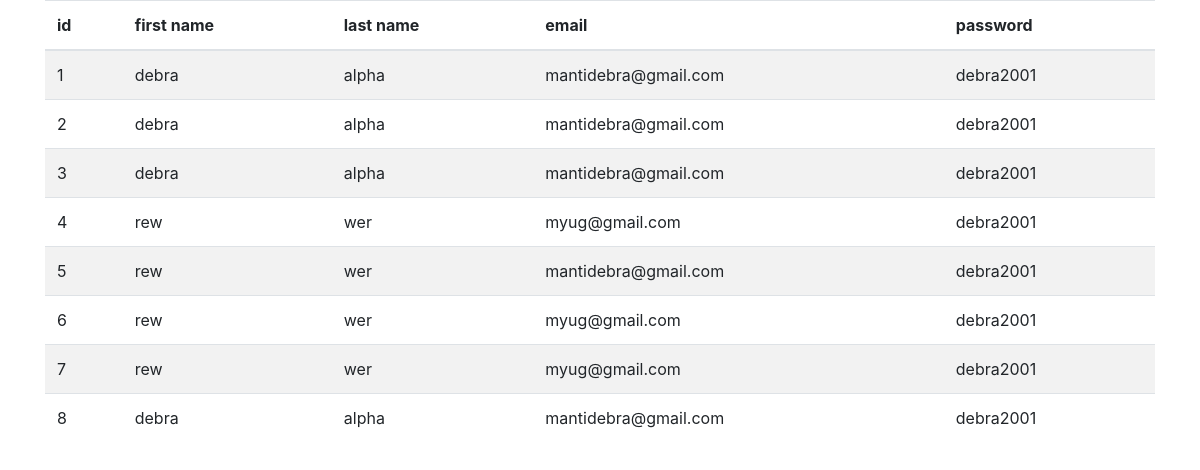
The app's page /redirect.php with its own data.
### tables this page shows
CREATE TABLE `michelle` (
  `id` int(11) NOT NULL,
  `firstname` varchar(100) NOT NULL,
  `lastname` varchar(255) NOT NULL,
  `email` varchar(255) NOT NULL,
  `pasword` varchar(255) NOT NULL,
  `confirmpassword` varchar(20) NOT NULL
);

### redirect.php (the view, shortened to what this page needs)
<!-- <?php
include_once __DIR__."/connection.php";
?>  -->
<!DOCTYPE html>
<html lang="en">
<head>
    <link rel="stylesheet" href="bootstrap/node_modules/bootstrap/dist/css/bootstrap.css">
</head>
<body>
    <div>
<div class="container">
    <table class="table table-striped">
        <thead>
        <tr>
            <th scope="col">id</th>
            <th scope="col">first name</th>
            <th scope="col">last name</th>
            <th scope="col">email</th>
            <th scope="col">password</th>
        </tr>
        </thead>
        <?php
        $sql="SELECT * FROM michelle";
        $ret=mysqli_query($conn,$sql);
        if(mysqli_num_rows($ret)>0){
            while($row=mysqli_fetch_assoc($ret)){
                ?>
                <tr>
                    <td><?php echo $row["id"];?></td>
                    <td><?php echo $row["firstname"];?></td>
                    <td><?php echo $row["lastname"];?></td>
                    <td><?php echo $row["email"];?></td>
                    <td><?php echo $row["pasword"];?></td>
                </tr>
                <?php
            }
    }else{
        echo "no results";
    }
      ?>
    </table>
</body>
</html>

### records on screen
michelle: id "1", firstname "debra", lastname "alpha", email "mantidebra@gmail.com", pasword "debra2001"
michelle: id "2", firstname "debra", lastname "alpha", email "mantidebra@gmail.com", pasword "debra2001"
michelle: id "3", firstname "debra", lastname "alpha", email "mantidebra@gmail.com", pasword "debra2001"
michelle: id "4", firstname "rew", lastname "wer", email "myug@gmail.com", pasword "debra2001"
michelle: id "5", firstname "rew", lastname "wer", email "mantidebra@gmail.com", pasword "debra2001"
michelle: id "6", firstname "rew", lastname "wer", email "myug@gmail.com", pasword "debra2001"
michelle: id "7", firstname "rew", lastname "wer", email "myug@gmail.com", pasword "debra2001"
michelle: id "8", firstname "debra", lastname "alpha", email "mantidebra@gmail.com", pasword "debra2001"
